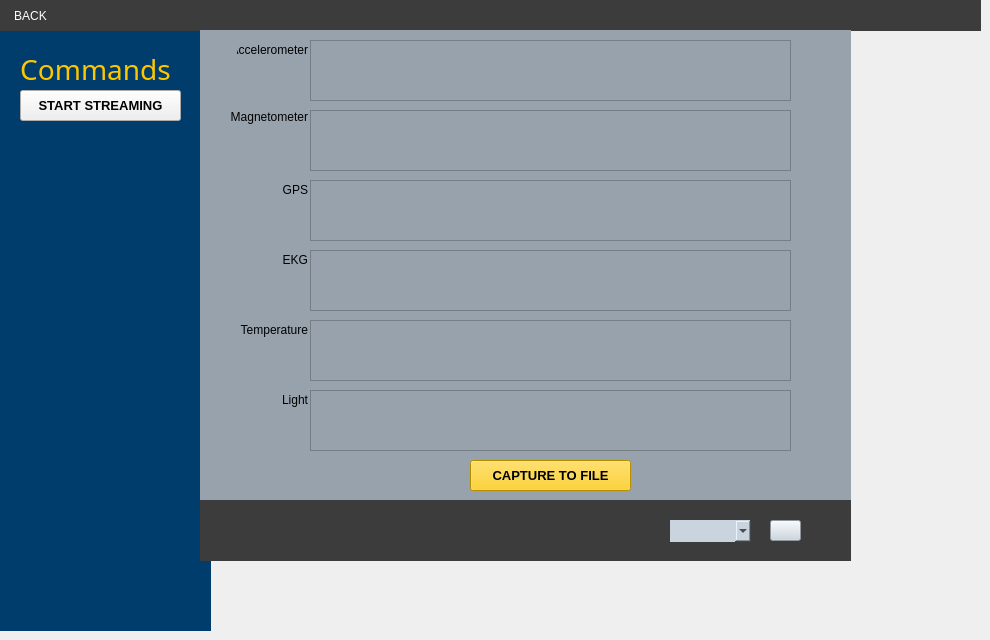
   <widget class="QWidget" name="DataStream">
    <widget class="QGraphicsView" name="streamSideBarBackground">
     <property name="geometry">
      <rect>
       <x>-60</x>
       <y>10</y>
       <width>271</width>
       <height>621</height>
      </rect>
     </property>
     <property name="styleSheet">
      <string notr="true">background-color: rgb(0, 60, 108);</string>
     </property>
     <property name="frameShape">
      <enum>QFrame::NoFrame</enum>
     </property>
     <property name="frameShadow">
      <enum>QFrame::Plain</enum>
     </property>
     <property name="lineWidth">
      <number>0</number>
     </property>
    </widget>
    <widget class="QGraphicsView" name="streamTopHeadingBackground">
     <property name="geometry">
      <rect>
       <x>0</x>
       <y>0</y>
       <width>981</width>
       <height>31</height>
      </rect>
     </property>
     <property name="styleSheet">
      <string notr="true">background-color: rgb(60, 60, 60);</string>
     </property>
     <property name="frameShape">
      <enum>QFrame::NoFrame</enum>
     </property>
     <property name="frameShadow">
      <enum>QFrame::Plain</enum>
     </property>
    </widget>
    <widget class="QPushButton" name="backButton_StreamPage">
     <property name="geometry">
      <rect>
       <x>10</x>
       <y>0</y>
       <width>41</width>
       <height>32</height>
      </rect>
     </property>
     <property name="styleSheet">
      <string notr="true">color: rgb(255, 255, 255);
border: none;</string>
     </property>
     <property name="text">
      <string>BACK</string>
     </property>
     <property name="flat">
      <bool>true</bool>
     </property>
    </widget>
    <widget class="QStackedWidget" name="DataStreamPages">
     <property name="geometry">
      <rect>
       <x>200</x>
       <y>30</y>
       <width>651</width>
       <height>531</height>
      </rect>
     </property>
     <property name="styleSheet">
      <string notr="true">background-color: rgb(152, 162, 173);</string>
     </property>
     <widget class="QWidget" name="dataStreamHome">
      <widget class="QLabel" name="label_11">
       <property name="geometry">
        <rect>
         <x>37</x>
         <y>10</y>
         <width>71</width>
         <height>20</height>
        </rect>
       </property>
       <property name="text">
        <string>Accelerometer</string>
       </property>
       <property name="alignment">
        <set>Qt::AlignRight|Qt::AlignTrailing|Qt::AlignVCenter</set>
       </property>
      </widget>
      <widget class="QLabel" name="label_177">
       <property name="geometry">
        <rect>
         <x>27</x>
         <y>77</y>
         <width>81</width>
         <height>20</height>
        </rect>
       </property>
       <property name="text">
        <string>Magnetometer</string>
       </property>
       <property name="alignment">
        <set>Qt::AlignRight|Qt::AlignTrailing|Qt::AlignVCenter</set>
       </property>
      </widget>
      <widget class="QLabel" name="label_178">
       <property name="geometry">
        <rect>
         <x>67</x>
         <y>150</y>
         <width>41</width>
         <height>20</height>
        </rect>
       </property>
       <property name="text">
        <string>GPS</string>
       </property>
       <property name="alignment">
        <set>Qt::AlignRight|Qt::AlignTrailing|Qt::AlignVCenter</set>
       </property>
      </widget>
      <widget class="QLabel" name="label_182">
       <property name="geometry">
        <rect>
         <x>47</x>
         <y>220</y>
         <width>61</width>
         <height>20</height>
        </rect>
       </property>
       <property name="text">
        <string>EKG</string>
       </property>
       <property name="alignment">
        <set>Qt::AlignRight|Qt::AlignTrailing|Qt::AlignVCenter</set>
       </property>
      </widget>
      <widget class="QLabel" name="label_183">
       <property name="geometry">
        <rect>
         <x>37</x>
         <y>290</y>
         <width>71</width>
         <height>20</height>
        </rect>
       </property>
       <property name="text">
        <string>Temperature</string>
       </property>
       <property name="alignment">
        <set>Qt::AlignRight|Qt::AlignTrailing|Qt::AlignVCenter</set>
       </property>
      </widget>
      <widget class="QLabel" name="label_184">
       <property name="geometry">
        <rect>
         <x>57</x>
         <y>360</y>
         <width>51</width>
         <height>20</height>
        </rect>
       </property>
       <property name="text">
        <string>Light</string>
       </property>
       <property name="alignment">
        <set>Qt::AlignRight|Qt::AlignTrailing|Qt::AlignVCenter</set>
       </property>
      </widget>
      <widget class="QPushButton" name="RXstream_ReScanButton">
       <property name="geometry">
        <rect>
         <x>570</x>
         <y>490</y>
         <width>31</width>
         <height>21</height>
        </rect>
       </property>
       <property name="styleSheet">
        <string notr="true">background-color:rgb(202,212,223);</string>
       </property>
       <property name="text">
        <string/>
       </property>
       <property name="icon">
        <iconset>
         <normalon>:/refresh.png</normalon>
        </iconset>
       </property>
      </widget>
      <widget class="QGraphicsView" name="statsFooterBackground_stream">
       <property name="geometry">
        <rect>
         <x>0</x>
         <y>470</y>
         <width>691</width>
         <height>61</height>
        </rect>
       </property>
       <property name="styleSheet">
        <string notr="true">background-color: rgb(60, 60, 60);</string>
       </property>
       <property name="frameShape">
        <enum>QFrame::NoFrame</enum>
       </property>
       <property name="frameShadow">
        <enum>QFrame::Plain</enum>
       </property>
      </widget>
      <widget class="QComboBox" name="RXstream_serialPort_comboBox">
       <property name="geometry">
        <rect>
         <x>470</x>
         <y>490</y>
         <width>81</width>
         <height>22</height>
        </rect>
       </property>
       <property name="styleSheet">
        <string notr="true">border:none;
background-color:rgb(202,212,223);</string>
       </property>
      </widget>
      <widget class="QPushButton" name="captureDatatoFile_button">
       <property name="geometry">
        <rect>
         <x>270</x>
         <y>430</y>
         <width>161</width>
         <height>31</height>
        </rect>
       </property>
       <property name="font">
        <font>
         <pointsize>10</pointsize>
         <weight>75</weight>
         <bold>true</bold>
        </font>
       </property>
       <property name="styleSheet">
        <string notr="true">background-color: rgb(253, 199, 0);
color:black;</string>
       </property>
       <property name="text">
        <string>CAPTURE TO FILE</string>
       </property>
      </widget>
      <widget class="QTextEdit" name="xcel_streamText">
       <property name="geometry">
        <rect>
         <x>110</x>
         <y>10</y>
         <width>481</width>
         <height>61</height>
        </rect>
       </property>
      </widget>
      <widget class="QTextEdit" name="mag_streamText">
       <property name="geometry">
        <rect>
         <x>110</x>
         <y>80</y>
         <width>481</width>
         <height>61</height>
        </rect>
       </property>
      </widget>
      <widget class="QTextEdit" name="gps_streamText">
       <property name="geometry">
        <rect>
         <x>110</x>
         <y>150</y>
         <width>481</width>
         <height>61</height>
        </rect>
       </property>
      </widget>
      <widget class="QTextEdit" name="ekg_streamText">
       <property name="geometry">
        <rect>
         <x>110</x>
         <y>220</y>
         <width>481</width>
         <height>61</height>
        </rect>
       </property>
      </widget>
      <widget class="QTextEdit" name="temp_streamText">
       <property name="geometry">
        <rect>
         <x>110</x>
         <y>290</y>
         <width>481</width>
         <height>61</height>
        </rect>
       </property>
      </widget>
      <widget class="QTextEdit" name="light_streamText">
       <property name="geometry">
        <rect>
         <x>110</x>
         <y>360</y>
         <width>481</width>
         <height>61</height>
        </rect>
       </property>
      </widget>
      <zorder>statsFooterBackground_stream</zorder>
      <zorder>RXstream_serialPort_comboBox</zorder>
      <zorder>RXstream_ReScanButton</zorder>
      <zorder>label_11</zorder>
      <zorder>label_177</zorder>
      <zorder>label_178</zorder>
      <zorder>label_182</zorder>
      <zorder>label_183</zorder>
      <zorder>label_184</zorder>
      <zorder>captureDatatoFile_button</zorder>
      <zorder>xcel_streamText</zorder>
      <zorder>mag_streamText</zorder>
      <zorder>gps_streamText</zorder>
      <zorder>ekg_streamText</zorder>
      <zorder>temp_streamText</zorder>
      <zorder>light_streamText</zorder>
     </widget>
     <widget class="QWidget" name="page_2"/>
    </widget>
    <widget class="QLabel" name="SensorHeadingLabel_2">
     <property name="geometry">
      <rect>
       <x>20</x>
       <y>50</y>
       <width>151</width>
       <height>31</height>
      </rect>
     </property>
     <property name="font">
      <font>
       <family>Futura</family>
       <pointsize>21</pointsize>
       <weight>50</weight>
       <bold>false</bold>
      </font>
     </property>
     <property name="focusPolicy">
      <enum>Qt::WheelFocus</enum>
     </property>
     <property name="styleSheet">
      <string notr="true">color: rgb(253, 199, 0)</string>
     </property>
     <property name="text">
      <string>Commands</string>
     </property>
     <property name="alignment">
      <set>Qt::AlignCenter</set>
     </property>
    </widget>
    <widget class="QPushButton" name="startStream_button">
     <property name="geometry">
      <rect>
       <x>20</x>
       <y>90</y>
       <width>161</width>
       <height>31</height>
      </rect>
     </property>
     <property name="font">
      <font>
       <pointsize>10</pointsize>
       <weight>75</weight>
       <bold>true</bold>
      </font>
     </property>
     <property name="text">
      <string>START STREAMING</string>
     </property>
    </widget>
   </widget>
